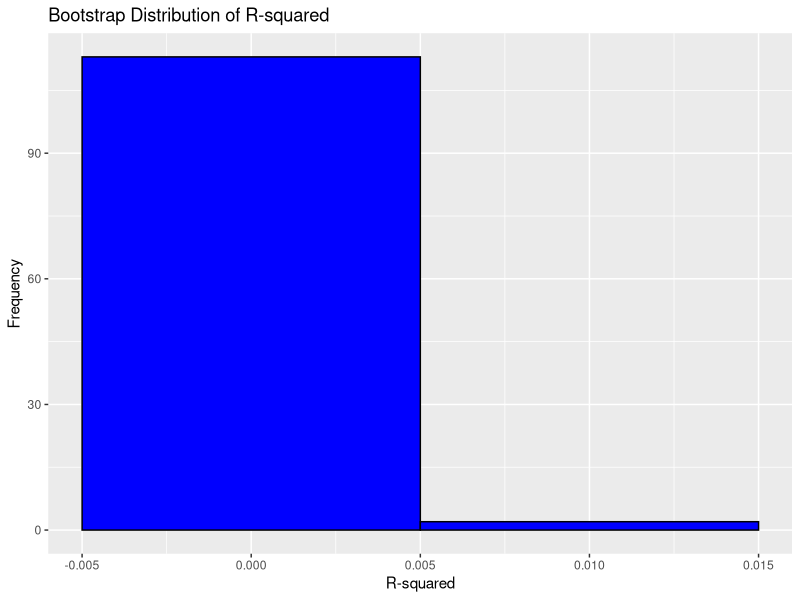
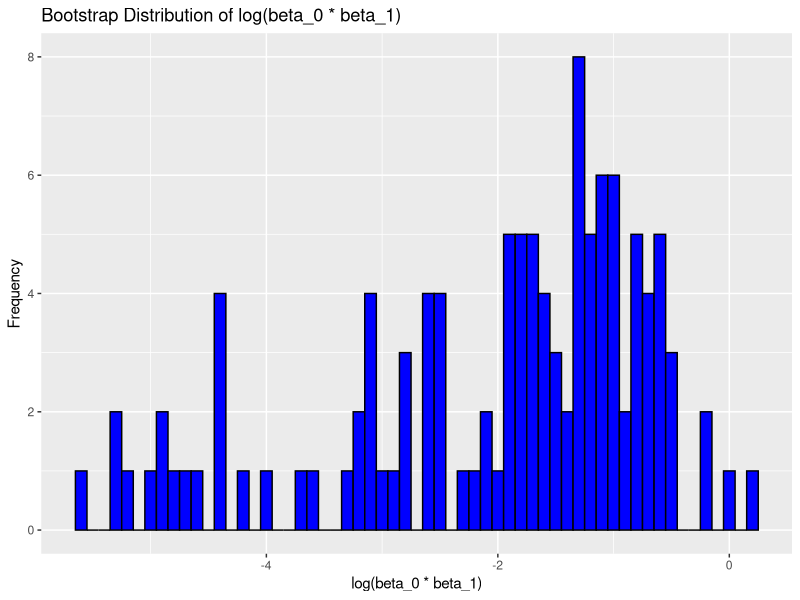

Source code (R) for these figures, in order:
## ---- chunk 1
knitr::opts_chunk$set(echo = TRUE)
## ---- chunk 2


library(dplyr)
library(ggplot2)
library(broom)


set.seed(123) 
n <- 365 
weather_df <- data.frame(
  date = seq(as.Date("2017-01-01"), as.Date("2017-12-31"), by = "day"),
  tmin = runif(n, -10, 15),  
  tmax = runif(n, 0, 25),  
  name = "CentralPark_NY",
  id = "USW00094728"
)


set.seed(123) 
n_bootstrap <- 5000
bootstrap_results <- replicate(n_bootstrap, {
  
  sample_data <- weather_df %>% sample_frac(size = 1, replace = TRUE)
  
  
  fit <- lm(tmax ~ tmin, data = sample_data)
  
  
  r_squared <- glance(fit)$r.squared
  
  
  coefs <- coef(fit)
  log_beta <- ifelse(coefs[1] > 0 & coefs[2] > 0, log(coefs[1] * coefs[2]), NA)
  
  c(r_squared, log_beta)
}, simplify = TRUE)


bootstrap_df <- as.data.frame(t(bootstrap_results))
colnames(bootstrap_df) <- c("r_squared", "log_beta")

bootstrap_df <- bootstrap_df %>% filter(!is.na(log_beta))

ci_r_squared <- quantile(bootstrap_df$r_squared, probs = c(0.025, 0.975), na.rm = TRUE)
ci_log_beta <- quantile(bootstrap_df$log_beta, probs = c(0.025, 0.975), na.rm = TRUE)

ggplot(bootstrap_df, aes(x = r_squared)) +
  geom_histogram(binwidth = 0.01, color = "black", fill = "blue") +
  labs(title = "Bootstrap Distribution of R-squared", x = "R-squared", y = "Frequency")

ggplot(bootstrap_df, aes(x = log_beta)) +
  geom_histogram(binwidth = 0.1, color = "black", fill = "blue") +
  labs(title = "Bootstrap Distribution of log(beta_0 * beta_1)", x = "log(beta_0 * beta_1)", y = "Frequency")

print(ci_r_squared)
print(ci_log_beta)


## ---- chunk 3

